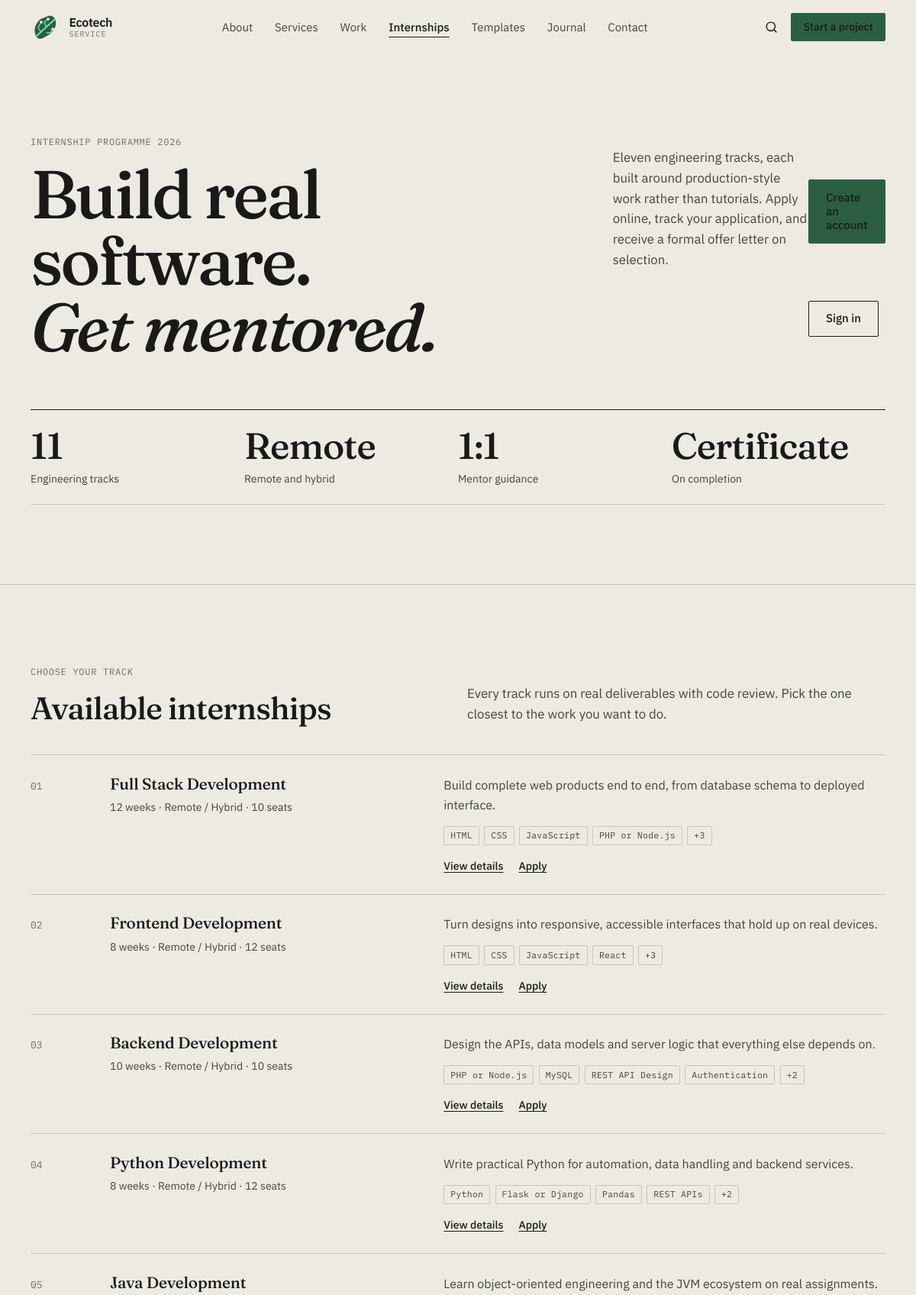
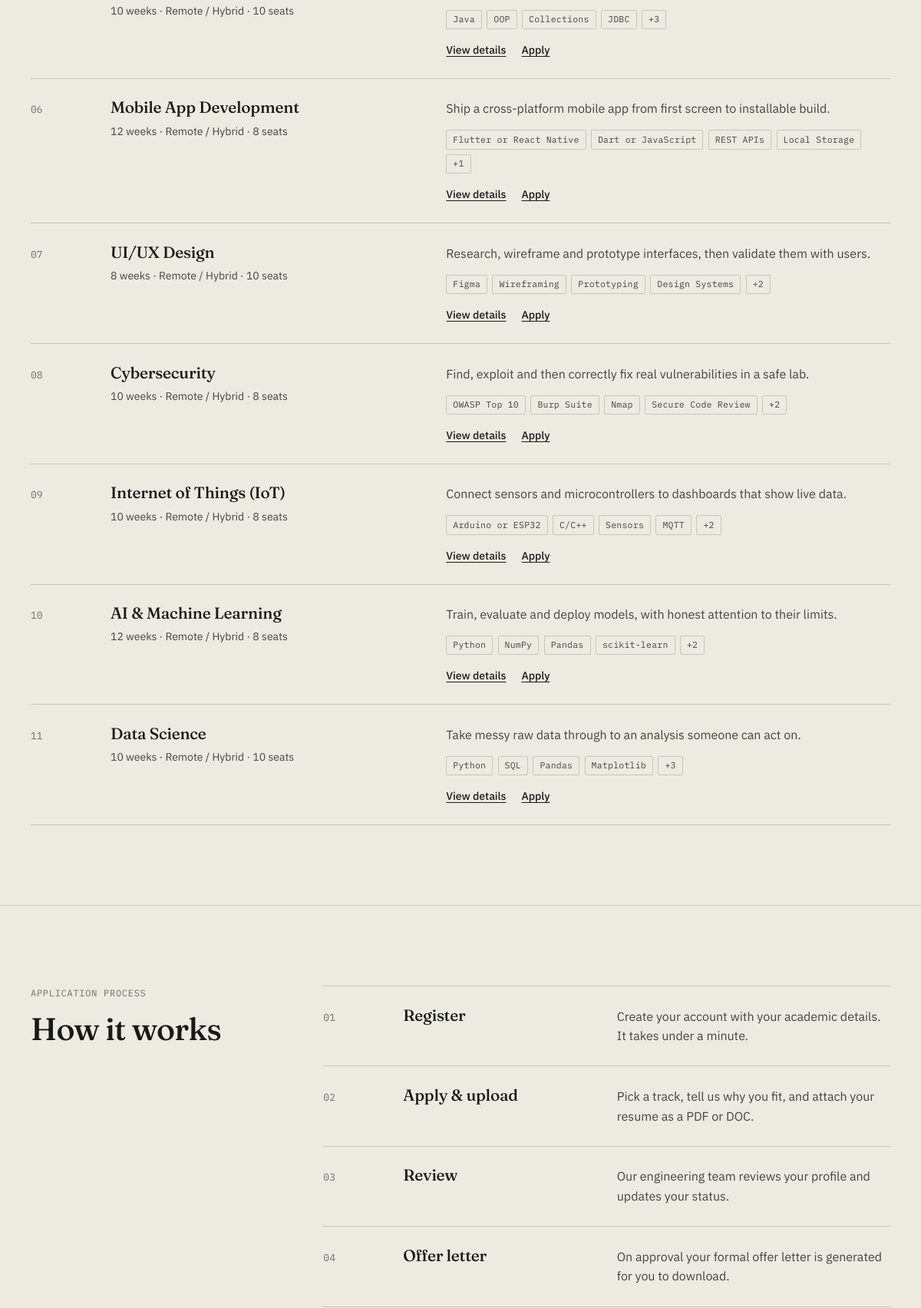
Screenshot of /public/internships (upper part) with the database file from the repository (2 pictures, top to bottom).
### tables this page shows
CREATE TABLE IF NOT EXISTS `internship_tracks` (
    `id`             INT UNSIGNED NOT NULL AUTO_INCREMENT,
    `title`          VARCHAR(150) NOT NULL,
    `slug`           VARCHAR(160) NOT NULL,
    `short_desc`     VARCHAR(255) NOT NULL,
    `description`    TEXT         NOT NULL,
    `skills`         VARCHAR(500) NOT NULL DEFAULT '',
    `icon`           VARCHAR(60)  NOT NULL DEFAULT 'fa-code',
    `duration_weeks` SMALLINT UNSIGNED NOT NULL DEFAULT 8,
    `stipend_text`   VARCHAR(120) NOT NULL DEFAULT 'Performance based',
    `seats`          SMALLINT UNSIGNED NOT NULL DEFAULT 10,
    `mode`           VARCHAR(40)  NOT NULL DEFAULT 'Remote / Hybrid',
    `is_active`      TINYINT(1)   NOT NULL DEFAULT 1,
    `sort_order`     SMALLINT     NOT NULL DEFAULT 0,
    `created_at`     TIMESTAMP    NOT NULL DEFAULT CURRENT_TIMESTAMP,
    `updated_at`     TIMESTAMP    NOT NULL DEFAULT CURRENT_TIMESTAMP ON UPDATE CURRENT_TIMESTAMP,
    PRIMARY KEY (`id`),
    UNIQUE KEY `uq_tracks_slug` (`slug`),
    KEY `idx_tracks_active_sort` (`is_active`, `sort_order`)
);

### app/controllers/InternshipsController.php (called while the page is built, shortened)
<?php
require_once ROOT_PATH . '/app/controllers/BaseController.php';
class InternshipsController extends BaseController {
    public function index(): void {
        try {
            $stmt = $this->db->query(
                "SELECT t.*,
                        (SELECT COUNT(*) FROM applications a WHERE a.track_id = t.id) AS application_count
                 FROM internship_tracks t
                 WHERE t.is_active = 1
                 ORDER BY t.sort_order ASC, t.title ASC"
            );
            $tracks = $stmt->fetchAll();
        } catch (Throwable $e) {
            $this->logDbFailure('index', $e);
            $tracks = [];
        }
        try {
            $applied = $this->appliedTrackIds();
        } catch (Throwable $e) {
            $this->logDbFailure('appliedTrackIds', $e);
            $applied = [];
        }
        $this->view('internships.index', [
            'pageTitle'       => '11 Internship Tracks — Apply Online | ' . APP_NAME,
            'metaDescription' => 'Apply for Ecotech Services internships in full stack, frontend, backend, '
                . 'Python, Java, mobile app, UI/UX, cybersecurity, IoT, AI & machine learning and data science. '
                . 'Remote and hybrid options with mentorship and a completion certificate.',
            'metaKeywords'    => 'internship, full stack internship, python internship, cybersecurity internship, '
                . 'data science internship, ai ml internship, iot internship, ui ux internship, lucknow internship',
            'canonicalPath'   => 'internships',
            'tracks'          => $tracks,
            'appliedIds'      => $applied,
        ]);
    }
    private function appliedTrackIds(): array {
        if (!isIntern()) {
            return [];
        }
        $stmt = $this->db->prepare("SELECT track_id FROM applications WHERE intern_id = ?");
        $stmt->execute([internId()]);
        return array_map('intval', $stmt->fetchAll(PDO::FETCH_COLUMN));
    }
}

### app/helpers/Helpers.php (called while the page is built, shortened)
<?php
function url(string $path = ''): string {
    return rtrim(APP_URL, '/') . ($path ? '/' . ltrim($path, '/') : '');
}
function isIntern(): bool {
    return !empty($_SESSION['intern_id']);
}

### config/database.php (called while the page is built)
<?php
final class Database
{
    private static ?PDO $instance = null;
    public static function getInstance(): PDO
    {
        if (self::$instance === null) {
            $dsn = sprintf(
                'mysql:host=%s;dbname=%s;charset=%s',
                DB_HOST,
                DB_NAME,
                DB_CHARSET
            );
            self::$instance = new PDO($dsn, DB_USER, DB_PASS, [
                PDO::ATTR_ERRMODE            => PDO::ERRMODE_EXCEPTION,
                PDO::ATTR_DEFAULT_FETCH_MODE => PDO::FETCH_ASSOC,
                PDO::ATTR_EMULATE_PREPARES   => false,
            ]);
        }
        return self::$instance;
    }
}

### app/helpers/Security.php (called while the page is built, shortened)
<?php
class Security {
    public static function e(mixed $value): string {
        return htmlspecialchars((string)$value, ENT_QUOTES | ENT_HTML5, 'UTF-8');
    }
}

### app/views/internships/index.php (the view, shortened to what this page needs)
<section class="s-sec">
  <div class="s-shell">
    <div class="s-grid">
      <div style="grid-column:span 8">
        <span class="s-eyebrow">Internship programme <?= date('Y') ?></span>
        <h1 class="s-display">Build real software. <span class="s-it">Get mentored.</span></h1>
      </div>
      <div style="grid-column:span 4" class="flex flex-col justify-end">
        <p class="s-lede">
          Eleven engineering tracks, each built around production-style work rather than tutorials.
          Apply online, track your application, and receive a formal offer letter on selection.
        </p>
        <div class="s-actions" style="margin-top:1.75rem">
          <?php if (isIntern()): ?>
            <a href="<?= url('internships/dashboard') ?>" class="s-btn">My dashboard</a>
          <?php else: ?>
            <a href="<?= url('internships/register') ?>" class="s-btn">Create an account</a>
            <a href="<?= url('internships/login') ?>" class="s-btn--line">Sign in</a>
          <?php endif; ?>
        </div>
      </div>
    </div>
    <div class="s-figs" style="margin-top:4rem">
      <?php foreach ([
        ['value' => count($tracks), 'label' => 'Engineering tracks'],
        ['value' => 'Remote',       'label' => 'Remote and hybrid'],
        ['value' => '1:1',          'label' => 'Mentor guidance'],
        ['value' => 'Certificate',  'label' => 'On completion'],
      ] as $fact): ?>
        <div class="s-fig">
          <b><?= Security::e((string) $fact['value']) ?></b>
          <span><?= Security::e($fact['label']) ?></span>
        </div>
      <?php endforeach; ?>
    </div>
  </div>
</section>
<section class="s-sec" id="tracks">
  <div class="s-shell">
    <div class="s-grid" style="margin-bottom:2.5rem">
      <div style="grid-column:span 5">
        <span class="s-eyebrow">Choose your track</span>
        <h2 class="s-h2">Available internships</h2>
      </div>
      <p class="s-lede" style="grid-column:7 / span 6;align-self:end;margin:0">
        Every track runs on real deliverables with code review. Pick the one closest to the work you want to do.
      </p>
    </div>
    <?php if (!empty($tracks)): ?>
      <ol class="s-list">
        <?php $n = 0; foreach ($tracks as $t):
            $n++;
            $applied = in_array((int) $t['id'], $appliedIds, true);
            $skills  = array_filter(array_map('trim', explode(',', (string) $t['skills'])));
        ?>
          <li>
            <span class="s-num"><?= str_pad((string) $n, 2, '0', STR_PAD_LEFT) ?></span>
            <div>
              <h3 class="s-h3">
                <a href="<?= url('internships/track?slug=' . urlencode((string) $t['slug'])) ?>" style="text-decoration:none"><?= Security::e($t['title']) ?></a>
              </h3>
              <p class="s-small s-mute" style="margin-top:.4rem">
                <?= (int) $t['duration_weeks'] ?> weeks &middot; <?= Security::e($t['mode']) ?>
                &middot;
                <?php if ($applied): ?>
                  <span class="s-tag s-tag--signal">Applied</span>
                <?php else: ?>
                  <?= (int) $t['seats'] ?> seats
                <?php endif; ?>
              </p>
            </div>
            <div>
              <p><?= Security::e($t['short_desc']) ?></p>
              <?php if ($skills): ?>
                <div class="s-tags" style="margin-top:.9rem">
                  <?php foreach (array_slice($skills, 0, 4) as $skill): ?>
                    <span class="s-tag"><?= Security::e($skill) ?></span>
                  <?php endforeach; ?>
                  <?php if (count($skills) > 4): ?>
                    <span class="s-tag">+<?= count($skills) - 4 ?></span>
                  <?php endif; ?>
                </div>
              <?php endif; ?>
              <div class="s-actions s-small" style="margin-top:1rem;gap:1.25rem">
                <a href="<?= url('internships/track?slug=' . urlencode((string) $t['slug'])) ?>" class="s-link">View details</a>
                <?php if ($applied): ?>
                  <a href="<?= url('internships/dashboard') ?>" class="s-link">Track status</a>
                <?php else: ?>
                  <a href="<?= url('internships/apply?slug=' . urlencode((string) $t['slug'])) ?>" class="s-link">Apply</a>
                <?php endif; ?>
              </div>
            </div>
          </li>
        <?php endforeach; ?>
      </ol>
    <?php else: ?>
      <div class="s-notice">No internship tracks are open at the moment. Please check back soon.</div>
    <?php endif; ?>
  </div>
</section>
<section class="s-sec">
  <div class="s-shell">
    <div class="s-grid">
      <div style="grid-column:span 4">
        <span class="s-eyebrow">Application process</span>
        <h2 class="s-h2">How it works</h2>
      </div>
      <div style="grid-column:span 8">
        <ol class="s-list">
          <?php foreach ([
            ['num' => '01', 'title' => 'Register',       'desc' => 'Create your account with your academic details. It takes under a minute.'],
            ['num' => '02', 'title' => 'Apply & upload', 'desc' => 'Pick a track, tell us why you fit, and attach your resume as a PDF or DOC.'],
            ['num' => '03', 'title' => 'Review',         'desc' => 'Our engineering team reviews your profile and updates your status.'],
            ['num' => '04', 'title' => 'Offer letter',   'desc' => 'On approval your formal offer letter is generated for you to download.'],
          ] as $step): ?>
            <li>
              <span class="s-num"><?= $step['num'] ?></span>
              <h3 class="s-h3"><?= Security::e($step['title']) ?></h3>
              <p><?= Security::e($step['desc']) ?></p>
            </li>
          <?php endforeach; ?>
        </ol>
      </div>
    </div>
  </div>
</section>

### public/assets/css/site.css (style rules this page uses)
:root { --paper: #EDEAE2; --paper-deep: #E3DFD5; --paper-edge: #D8D4C8; --ink: #191A17; --ink-2: #43453E; --ink-3: #6E7066; --rule: #C9C4B6; --signal: #2C5F42; --signal-2: #234C35; --band: #1B1C19; --band-2: #262823; --band-fg: #E7E3D8; --band-mute: #A3A091; --danger: #8A2D1F; --f-display: 'Fraunces', Georgia, 'Times New Roman', serif; --f-body: 'IBM Plex Sans', system-ui, -apple-system, 'Segoe UI', sans-serif; --f-mono: 'IBM Plex Mono', ui-monospace, Menlo, monospace; --r: 2px; --shell: 1280px; --nav-h: 72px; }
html { -webkit-text-size-adjust: 100%; }
body.s-body { margin: 0; background: var(--paper); color: var(--ink); font-family: var(--f-body); font-size: 16px; line-height: 1.6; -webkit-font-smoothing: antialiased; text-rendering: optimizeLegibility; }
.s-body a { color: inherit; }
.s-shell { max-width: var(--shell); margin: 0 auto; padding: 0 1.25rem; }
@media (min-width: 1024px) { .s-shell { padding: 0 2.5rem; } }
.s-sec { padding: 4.5rem 0; }
@media (min-width: 1024px) { .s-sec { padding: 6.5rem 0; } }
.s-sec + .s-sec { border-top: 1px solid var(--rule); }
.s-grid { display: grid; grid-template-columns: repeat(12, minmax(0, 1fr)); gap: 1.5rem; }
.s-h1, .s-h2, .s-h3, .s-display { font-family: var(--f-display); font-weight: 500; letter-spacing: -0.02em; line-height: 1.05; text-wrap: balance; margin: 0; color: inherit; }
.s-display { font-size: clamp(2.8rem, 7.4vw, 6.4rem); line-height: .98; letter-spacing: -0.035em; }
.s-h2 { font-size: clamp(1.75rem, 3.4vw, 2.8rem); }
.s-h3 { font-size: 1.3rem; line-height: 1.2; letter-spacing: -0.01em; }
.s-it { font-style: italic; }
.s-eyebrow { display: block; font-family: var(--f-mono); font-size: .75rem; letter-spacing: .06em; text-transform: uppercase; color: var(--ink-3); margin-bottom: 1rem; }
.s-lede { font-size: clamp(1.05rem, 1.3vw, 1.2rem); color: var(--ink-2); max-width: 58ch; }
.s-mute { color: var(--ink-3); }
.s-small { font-size: .875rem; }
.s-num { font-family: var(--f-mono); font-variant-numeric: tabular-nums; color: var(--ink-3); font-size: .8125rem; }
.s-link { color: var(--signal); text-decoration: underline; text-decoration-thickness: 1px; text-underline-offset: .2em; font-weight: 500; }
.s-btn, .s-btn--line, .s-btn--light { display: inline-flex; align-items: center; justify-content: center; gap: .6rem; padding: .85rem 1.4rem; border-radius: var(--r); font-family: var(--f-body); font-weight: 500; font-size: .9375rem; line-height: 1.2; text-decoration: none; cursor: pointer; border: 1px solid var(--signal); background: var(--signal); color: var(--paper); }
.s-btn--line { background: transparent; color: var(--ink); border-color: var(--ink); }
.s-actions { display: flex; flex-wrap: wrap; gap: .75rem; align-items: center; }
.s-tag { display: inline-block; font-family: var(--f-mono); font-size: .72rem; letter-spacing: .02em; border: 1px solid var(--rule); border-radius: var(--r); padding: .15rem .5rem; color: var(--ink-2); }
.s-tags { display: flex; flex-wrap: wrap; gap: .4rem; }
.s-list { list-style: none; margin: 0; padding: 0; border-top: 1px solid var(--rule); }
.s-list > li, .s-list > a { display: grid; grid-template-columns: 3.5rem 1fr; gap: .25rem 1.5rem; padding: 1.6rem 0; border-bottom: 1px solid var(--rule); text-decoration: none; color: inherit; }
@media (min-width: 900px) { .s-list > li, .s-list > a { grid-template-columns: 5rem minmax(0, 5fr) minmax(0, 7fr); align-items: baseline; } }
.s-list .s-num { padding-top: .2rem; }
.s-list p { margin: 0; color: var(--ink-2); }
.s-figs { display: grid; grid-template-columns: repeat(2, minmax(0, 1fr)); border-top: 1px solid var(--ink); }
@media (min-width: 900px) { .s-figs { grid-template-columns: repeat(4, minmax(0, 1fr)); } }
.s-fig { padding: 1.4rem 1.25rem 1.4rem 0; border-bottom: 1px solid var(--rule); }
.s-fig b { display: block; font-family: var(--f-display); font-weight: 500; font-size: clamp(2.2rem, 4vw, 3.2rem); line-height: 1; letter-spacing: -0.02em; }
.s-fig span { display: block; margin-top: .5rem; font-size: .875rem; color: var(--ink-2); }
*, *::before, *::after { box-sizing: border-box; }
.flex { display: flex; }
.justify-end { justify-content: flex-end; }

### rows the page displays
internship_tracks: n "01", title "Full Stack Development", duration_weeks "12", mode "Remote / Hybrid", seats "10", short_desc "Build complete web products end to end, from database schema to deployed interface.", skills "HTML", skills "CSS", skills "JavaScript", skills "PHP or Node.js", count($skills)-4 "3"
internship_tracks: n "02", title "Frontend Development", duration_weeks "8", mode "Remote / Hybrid", seats "12", short_desc "Turn designs into responsive, accessible interfaces that hold up on real devices.", skills "HTML", skills "CSS", skills "JavaScript", skills "React", count($skills)-4 "3"
internship_tracks: n "03", title "Backend Development", duration_weeks "10", mode "Remote / Hybrid", seats "10", short_desc "Design the APIs, data models and server logic that everything else depends on.", skills "PHP or Node.js", skills "MySQL", skills "REST API Design", skills "Authentication", count($skills)-4 "2"
internship_tracks: n "04", title "Python Development", duration_weeks "8", mode "Remote / Hybrid", seats "12", short_desc "Write practical Python for automation, data handling and backend services.", skills "Python", skills "Flask or Django", skills "Pandas", skills "REST APIs", count($skills)-4 "2"
internship_tracks: n "05", title "Java Development", duration_weeks "10", mode "Remote / Hybrid", seats "10", short_desc "Learn object-oriented engineering and the JVM ecosystem on real assignments.", skills "Java", skills "OOP", skills "Collections", skills "JDBC", count($skills)-4 "3"
internship_tracks: n "06", title "Mobile App Development", duration_weeks "12", mode "Remote / Hybrid", seats "8", short_desc "Ship a cross-platform mobile app from first screen to installable build.", skills "Flutter or React Native", skills "Dart or JavaScript", skills "REST APIs", skills "Local Storage", count($skills)-4 "1"
internship_tracks: n "07", title "UI/UX Design", duration_weeks "8", mode "Remote / Hybrid", seats "10", short_desc "Research, wireframe and prototype interfaces, then validate them with users.", skills "Figma", skills "Wireframing", skills "Prototyping", skills "Design Systems", count($skills)-4 "2"
internship_tracks: n "08", title "Cybersecurity", duration_weeks "10", mode "Remote / Hybrid", seats "8", short_desc "Find, exploit and then correctly fix real vulnerabilities in a safe lab.", skills "OWASP Top 10", skills "Burp Suite", skills "Nmap", skills "Secure Code Review", count($skills)-4 "2"
internship_tracks: n "09", title "Internet of Things (IoT)", duration_weeks "10", mode "Remote / Hybrid", seats "8", short_desc "Connect sensors and microcontrollers to dashboards that show live data.", skills "Arduino or ESP32", skills "C/C++", skills "Sensors", skills "MQTT", count($skills)-4 "2"
internship_tracks: n "10", title "AI & Machine Learning", duration_weeks "12", mode "Remote / Hybrid", seats "8", short_desc "Train, evaluate and deploy models, with honest attention to their limits.", skills "Python", skills "NumPy", skills "Pandas", skills "scikit-learn", count($skills)-4 "2"
internship_tracks: n "11", title "Data Science", duration_weeks "10", mode "Remote / Hybrid", seats "10", short_desc "Take messy raw data through to an analysis someone can act on.", skills "Python", skills "SQL", skills "Pandas", skills "Matplotlib", count($skills)-4 "3"

### other values shown
Security::e($label) "About"
Security::e($label) "Services"
Security::e($label) "Work"
Security::e($label) "Internships"
Security::e($label) "Templates"
Security::e($label) "Journal"
Security::e($label) "Contact"
Security::e((string) $fact['value']) "11"
Security::e($fact['label']) "Engineering tracks"
Security::e((string) $fact['value']) "Remote"
Security::e($fact['label']) "Remote and hybrid"
Security::e((string) $fact['value']) "1:1"
Security::e($fact['label']) "Mentor guidance"
Security::e((string) $fact['value']) "Certificate"
Security::e($fact['label']) "On completion"
